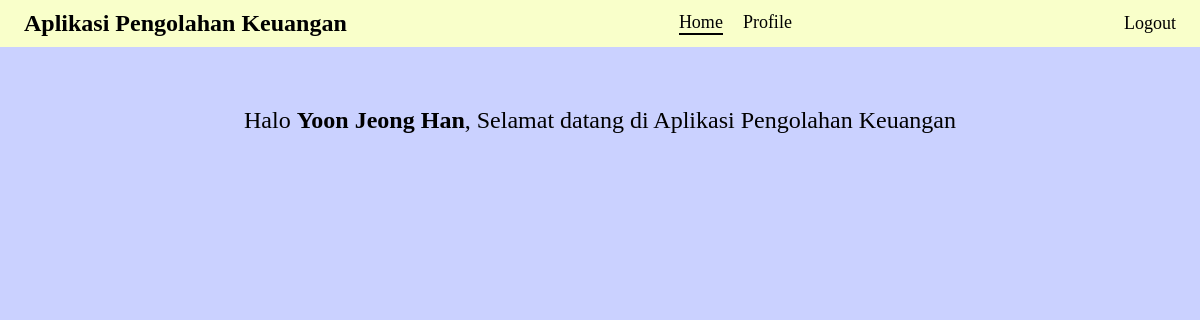
/home.php?id=Haniyoo1004, run on the app's committed database.
### tables this page shows
CREATE TABLE `user_profile` (
  `username` varchar(30) NOT NULL,
  `password` varchar(20) NOT NULL,
  `nama-depan` varchar(15) NOT NULL,
  `nama-tengah` varchar(15) NOT NULL,
  `nama-belakang` varchar(15) NOT NULL,
  `tempat-lahir` varchar(30) NOT NULL,
  `tgl-lahir` date NOT NULL,
  `nik` bigint(16) NOT NULL,
  `warga-negara` varchar(30) NOT NULL,
  `email` varchar(100) NOT NULL,
  `phone` bigint(13) NOT NULL,
  `alamat` text NOT NULL,
  `kode-pos` int(5) NOT NULL,
  `foto-profil` longblob NOT NULL
);

### home.php (the view, shortened to what this page needs)
<!DOCTYPE html>
<html lang="en">
<head>
</head>
<body>
    <header>
        <b>Aplikasi Pengolahan Keuangan</b>
        <nav>
            <?php
                echo "<a href='home.php?id=".$_GET['id']."' style='border-bottom: 2px solid #000;'>Home</a>";
                echo "<a href='profile.php?id=".$_GET['id']."'>Profile</a>";
            ?>
        </nav>
        <a href="logout.php">Logout</a>
    </header>
    <?php
        include("config.php");
        $str_query = "SELECT * FROM user_profile WHERE username = '$_GET[id]'";
        $query = mysqli_query($connection, $str_query);
        $row = mysqli_fetch_array($query);
        echo "<p>Halo <b>".$row['nama-depan']." ".$row['nama-tengah']." ".$row['nama-belakang']."</b>, Selamat datang di Aplikasi Pengolahan Keuangan</p>";
    ?>
</body>
</html>

### home.php (style rules this page uses)
body { background-color: #cad1ff; margin: 0; box-sizing: border-box; font-size: 24px; text-align: center; }
header { display: flex; justify-content: space-between; align-items: center; background-color: #f9ffca; padding: 10px 2%; margin-bottom: 5%; }
a { text-decoration: none; color: #000; font-size: 18px; }
nav { display: flex; gap: 20px; }

### data on the page
user_profile: value "Yoon", value "Jeong", value "Han"
